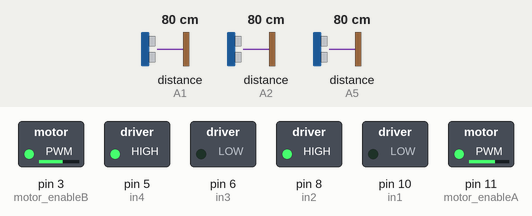
Bench run of a sketch on a simulated Arduino Uno, built with avr-gcc and run on an emulated ATmega328P. On the bench: switched loads named in the sketch (green lamp = pin HIGH). Wiring (inferred from the names in the program): 3 × ultrasonic range finder: trigger A0, echo A1 / trigger A3, echo A2 / trigger A4, echo A5. Dashed ring = blinking. The inputs (shaded band) are chosen by the test bench; at power-on: distance to the obstacle (sensors on A5, A1, A2) 80 cm. The echo pulse lasts 58.3 µs per cm; pins used as bus, display or sensor lines are not drawn.

Above: at 3.9 s.
4.0 s: distance to the obstacle (sensor on A5) set to 2 cm
At 5.1 s:
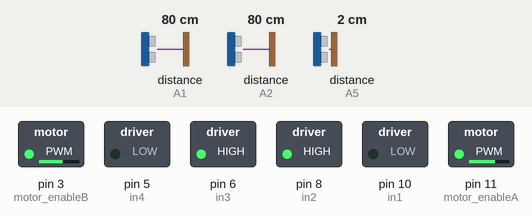
8.0 s: distance to the obstacle (sensor on A1) set to 44 cm
12.0 s: distance to the obstacle (sensor on A1) set to 36 cm
At 12.17 s:
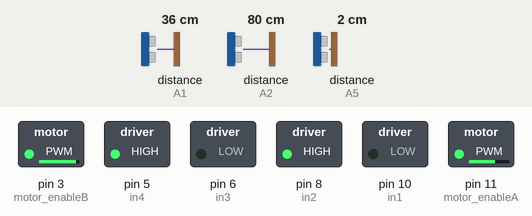
16.0 s: distance to the obstacle (sensor on A2) set to 23 cm
20.0 s: distance to the obstacle (sensor on A2) set to 20 cm
At 21.3 s:
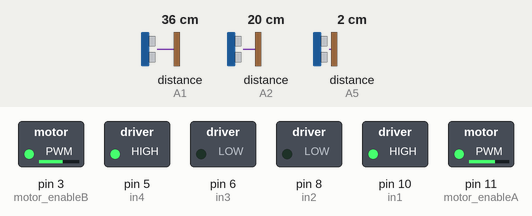
28.0 s: distance to the obstacle (sensor on A2) set to 35 cm
At 29.14 s:
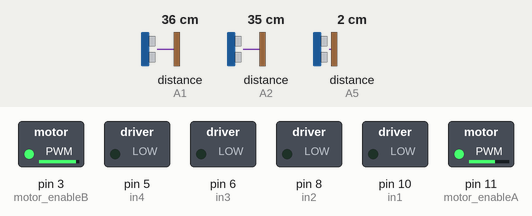
Timing chart, 0 to 33.0 s (numbered marks = the images above; inputs shaded):
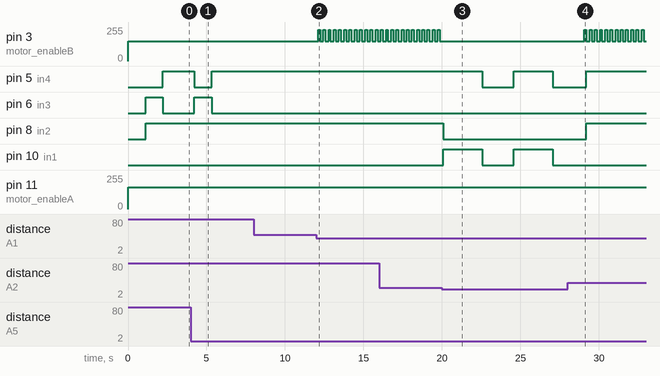

Measured:
- the behaviour switches between 41 and 40 cm on distance to the obstacle (sensor on A1) (found by bisection; images 1 and 2)
- the behaviour switches between 22 and 21 cm on distance to the obstacle (sensor on A2) (found by bisection; images 2 and 3)
- after the input at 4.0 s, pin 5 (in4): goes on until 5.3 s, then stays HIGH; pin 6 (in3): goes on until 5.3 s, then stays LOW
- after the input at 8.0 s, every drawn part: stays the same
- after the input at 12.0 s, pin 3 (motor_enableB): alternates 234/255 for 0.13 s and 150/255 for 0.21 s, starting after 0.11 s
- after the input at 20.0 s, pin 3 (motor_enableB): stops changing and stays 150/255; pin 5 (in4): HIGH → LOW after 2.6 s, → HIGH 2.0 s later, → LOW 2.5 s later; pin 8 (in2): HIGH → LOW after 0.07 s; pin 10 (in1): alternates HIGH for 2.5 s and LOW for 2.0 s, starting after 0.07 s
- after the input at 28.0 s, pin 3 (motor_enableB): alternates 234/255 for 0.13 s and 150/255 for 0.21 s, starting after 1.1 s; pin 8 (in2): LOW → HIGH after 1.2 s; pin 10 (in1): stays LOW (without the input it goes to HIGH after 1.1 s)

The sketch:

robot.ino
```cpp
int in4 = 5;         //might need to exchange 5 and 6
int in3 = 6;
int motor_enableA = 11;

int in2 = 8;               //might need to exchange 8 and 10
int in1 = 10;
int motor_enableB = 3;

int trigger_front = A3;
int echo_front = A2;

int trigger_left = A4;
int echo_left = A5;

int trigger_right = A0;
int echo_right = A1;

int threshold = 40;
int fthreshold = 20;


void setup() {
  // put your setup code here, to run once:

  Serial.begin(9600);

  pinMode(in4,OUTPUT);   //left motors forward
  pinMode(in3,OUTPUT);   //left motors reverse
  pinMode(motor_enableA, OUTPUT);

  pinMode(in2,OUTPUT);   //right motors forward
  pinMode(in1,OUTPUT);   //rignt motors reverse
  pinMode(motor_enableB, OUTPUT);

  pinMode(trigger_front,OUTPUT);
  pinMode(echo_front,INPUT);

  pinMode(trigger_left,OUTPUT);
  pinMode(echo_left,INPUT);

  pinMode(trigger_right,OUTPUT);
  pinMode(echo_right,INPUT);

                     // can enter value from 0 to 255 , to control speed


}

void loop() {
  // put your main code here, to run repeatedly:

  analogWrite(motor_enableA, 165);                //bcoz right motor ki speed temporarily change hogi
  analogWrite(motor_enableB, 150);

  long duration_front, distance_front, duration_left, distance_left, duration_right, distance_right,error;

  //Calculating distance

  distance_front= getDistance(trigger_front,echo_front);


  distance_left= getDistance(trigger_left,echo_left);


  distance_right= getDistance(trigger_right,echo_right);

  error = distance_left-distance_right;


 if (distance_left > threshold) {
    left();
    forward(900);
 }

   else if (distance_front > fthreshold) {

    if (distance_left!=0 && distance_right!=0 && distance_left<threshold && distance_right<threshold){
      if(error>0){
         analogWrite(motor_enableA,200+error);
         delay(125);
         analogWrite(motor_enableA,165);}

      else if(error<0){
        analogWrite(motor_enableB,200-error);
        delay(125);
        analogWrite(motor_enableB,150);
      }
    }

    forward(200);


  } else if (distance_right > threshold) {
    right();
    forward(900);
    }


  else {
    uTurn(error);
    stop(2000);
  }

 }

void forward(int fwdtime)
{
  digitalWrite(in4,HIGH);
  digitalWrite(in3,LOW);
  digitalWrite(in2,HIGH);
  digitalWrite(in1,LOW);
  delay(fwdtime);
}


void right(){
  delay(400);                //detect karne ke baad bhi thodi der aage chale
  digitalWrite(in4,HIGH);
  digitalWrite(in3,LOW);
  digitalWrite(in2,LOW);
  digitalWrite(in1,HIGH);
 delay(1100);               //kitni der wheels turn honge
}


void left(){
  delay(1100);
  digitalWrite(in4,LOW);
  digitalWrite(in3,HIGH);
  digitalWrite(in2,HIGH);
  digitalWrite(in1,LOW);
  delay(1100);
}


void uTurn(int error)  {
  if (error>=0){
  digitalWrite(in4, LOW);
  digitalWrite(in3, HIGH);
  digitalWrite(in2, HIGH);
  digitalWrite(in1, LOW);
  delay(2500);}

  if (error<0){
  digitalWrite(in4, HIGH);
  digitalWrite(in3, LOW);
  digitalWrite(in2, LOW);
  digitalWrite(in1, HIGH);
  delay(2500);}

}


int getDistance(int trigPin, int echoPin) {
  digitalWrite(trigPin, LOW);
  delayMicroseconds(2);

  digitalWrite(trigPin, HIGH);
  delayMicroseconds(10);
  digitalWrite(trigPin, LOW);

  long duration = pulseIn(echoPin, HIGH);

  // Calculate distance in centimeters
  int distance = duration * 0.034 / 2;

  return distance;
}


void stop(int stopTime){
  digitalWrite(in4,0);
  digitalWrite(in3,0);
  digitalWrite(in2,0);
  digitalWrite(in1,0);
  delay(stopTime);
}
```
